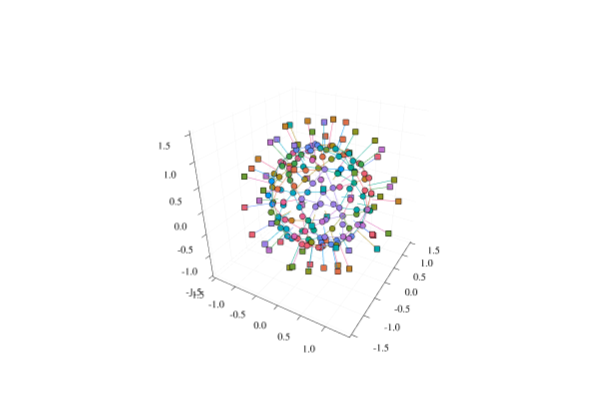

The notebook cell saved with this chart:
### Code cell
meshplot(mesh, centers=false, normals=0.5, tangents=0)
